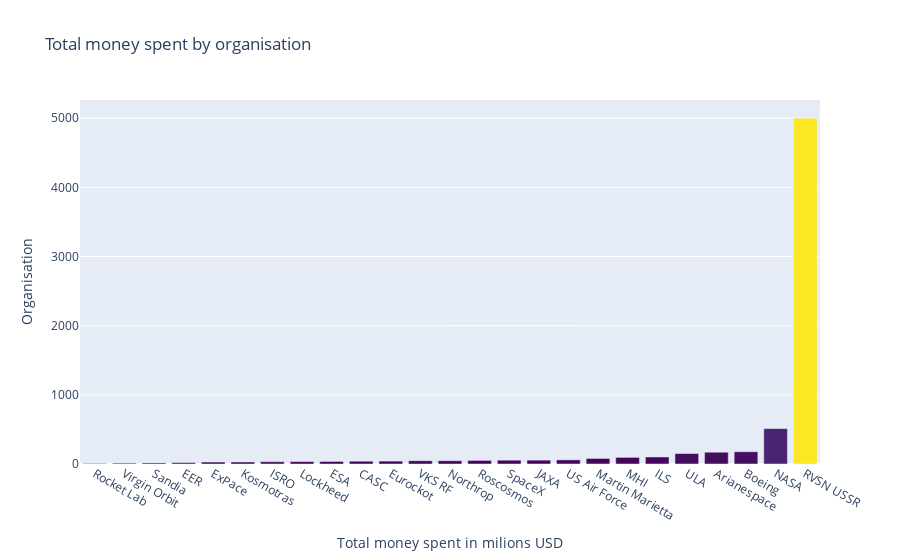

The code cell stored with this chart in its notebook:
### Markdown cell above
# Analyse the Amount of Money Spent by Organisation per Launch

### Code cell
total_spent_by_org = df_data.dropna()
total_spent_by_org["Price"] = total_spent_by_org["Price"].str.replace(',', '').astype(float)
total_spent_by_org = total_spent_by_org.groupby("Organisation")["Price"].mean()

total_spent_by_org.sort_values(inplace=True)
bar_org = px.bar(
    total_spent_by_org, 
    x=total_spent_by_org.index, 
    y=total_spent_by_org.values,
    height=800,
    color=total_spent_by_org.values,
    color_continuous_scale='Viridis',
    title='Total money spent by organisation')

bar_org.update_layout(xaxis_title='Total money spent in milions USD', 
                    yaxis_title='Organisation',
                    coloraxis_showscale=False)

bar_org.show()

### Figure 1 — Plotly figure (JSON) as saved in the notebook; plotly's stock layout.template omitted (floating-point values rounded to 4 significant figures)
{"data": [{"alignmentgroup": "True", "hovertemplate": "Organisation=%{x}<br>y=%{y}<br>color=%{marker.color}<extra></extra>", "legendgroup": "", "marker": {"color": [7.5, 12, 15, 20, 28.3, 29, 32.49, 35, 37, 40.13, 41.8, 46.94, 47.35, 51.63, 54.99, 56, 59.65, 80.16, 95.47, 101.5, 151, 170.3, 177.3, 511.9, 5000], "coloraxis": "coloraxis", "pattern": {"shape": ""}}, "name": "", "offsetgroup": "", "orientation": "v", "showlegend": false, "textposition": "auto", "type": "bar", "x": ["Rocket Lab", "Virgin Orbit", "Sandia", "EER", "ExPace", "Kosmotras", "ISRO", "Lockheed", "ESA", "CASC", "Eurockot", "VKS RF", "Northrop", "Roscosmos", "SpaceX", "JAXA", "US Air Force", "Martin Marietta", "MHI", "ILS", "ULA", "Arianespace", "Boeing", "NASA", "RVSN USSR"], "xaxis": "x", "y": [7.5, 12, 15, 20, 28.3, 29, 32.49, 35, 37, 40.13, 41.8, 46.94, 47.35, 51.63, 54.99, 56, 59.65, 80.16, 95.47, 101.5, 151, 170.3, 177.3, 511.9, 5000], "yaxis": "y"}], "layout": {"autosize": true, "barmode": "relative", "coloraxis": {"colorbar": {"title": {"text": "color"}}, "colorscale": [[0, "#440154"], [0.1111, "#482878"], [0.2222, "#3e4989"], [0.3333, "#31688e"], [0.4444, "#26828e"], [0.5556, "#1f9e89"], [0.6667, "#35b779"], [0.7778, "#6ece58"], [0.8889, "#b5de2b"], [1, "#fde725"]], "showscale": false}, "legend": {"tracegroupgap": 0}, "title": {"text": "Total money spent by organisation"}, "xaxis": {"anchor": "y", "autorange": true, "domain": [0, 1], "range": [-0.5, 24.5], "title": {"text": "Total money spent in milions USD"}, "type": "category"}, "yaxis": {"anchor": "x", "autorange": true, "domain": [0, 1], "range": [0, 5263.0], "title": {"text": "Organisation"}, "type": "linear"}}}
